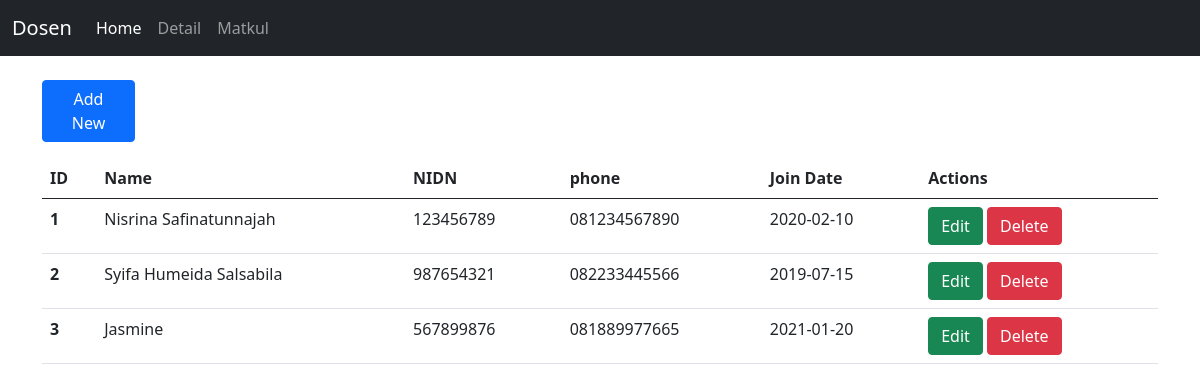
The page /tp_mvc25/dosen.php on the database its author committed.
### tables this page shows
CREATE TABLE `dosen` (
  `id` int(11) NOT NULL,
  `name` varchar(100) DEFAULT NULL,
  `nidn` varchar(50) DEFAULT NULL,
  `phone` varchar(20) DEFAULT NULL,
  `join_date` date DEFAULT NULL
);

### tp_mvc25/views/DosenView.php (called while the page is built, shortened)
<?php
Class DosenView {
    public static function list($data) {
        extract(['data' => $data]);
        include __DIR__ . '/../templates/dosen.php';
    }
}

### tp_mvc25/controllers/DosenController.php (called while the page is built, shortened)
<?php
require_once __DIR__ . '/../models/Dosen.php';
require_once __DIR__ . '/../views/DosenView.php';
class DosenController {
    private $model;
    public function __construct() {
        $this->model = new Dosen();
    }
    public function index() {
        $data = $this->model->all();
        DosenView::list($data);
    }
}

### tp_mvc25/models/Dosen.php (called while the page is built, shortened)
<?php
class Dosen {
    public function all() {
        $conn = DB::connect();
        $sql = "SELECT * FROM dosen";
        return $conn->query($sql);
    }
}

### tp_mvc25/templates/dosen.php (the view, shortened to what this page needs)
<?php
$mode = "list";
?>
<!DOCTYPE html>
<html>
<head>
    <link rel="stylesheet" href="bootstrap.min.css">
</head>
<body>
<nav class="navbar navbar-expand-lg navbar-dark bg-dark">
    <div class="container-fluid">
      <a class="navbar-brand" href="dosen.php">Dosen</a>
      <div class="collapse navbar-collapse">
        <ul class="navbar-nav">
          <li class="nav-item"><a class="nav-link active" href="dosen.php">Home</a></li>
          <li class="nav-item"><a class="nav-link" href="detail.php">Detail</a></li>
          <li class="nav-item"><a class="nav-link" href="matkul.php">Matkul</a></li>
        </ul>
      </div>
    </div>
</nav>
<div class="container my-4">
<?php if ($mode == "list") { ?>
    <div class="col-1 my-3">
        <a class="btn btn-primary" href="dosen.php?add=1">Add New</a>
    </div>
    <table class="table">
      <thead>
        <tr>
          <th>ID</th>
          <th>Name</th>
          <th>NIDN</th>
          <th>phone</th>
          <th>Join Date</th>
          <th>Actions</th>
        </tr>
      </thead>
      <tbody>
        <?php foreach ($data as $row) { ?>
        <tr>
            <th><?= $row['id'] ?></th>
            <td><?= $row['name'] ?></td>
            <td><?= $row['nidn'] ?></td>
            <td><?= $row['phone'] ?></td>
            <td><?= $row['join_date'] ?></td>
            <td>
                <a class='btn btn-success' href='dosen.php?id_edit=<?= $row['id'] ?>'>Edit</a>
                <a class='btn btn-danger' href='dosen.php?id_hapus=<?= $row['id'] ?>'>Delete</a>
            </td>
        </tr>
        <?php } ?>
      </tbody>
    </table>
<?php } ?>
</div>
</body>
</html>

### rows shown on the page
dosen: id "1", name "Nisrina Safinatunnajah", nidn "123456789", phone "081234567890", join_date "2020-02-10"
dosen: id "2", name "Syifa Humeida Salsabila", nidn "987654321", phone "082233445566", join_date "2019-07-15"
dosen: id "3", name "Jasmine", nidn "567899876", phone "081889977665", join_date "2021-01-20"
